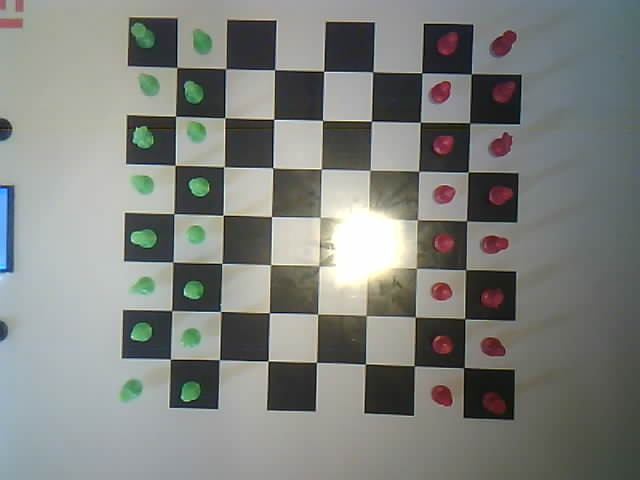
#> input picture Main Firmware/Tests CV2/Board Captures/20221009104345.jpg, 640 x 480 px; its folder holds only this picture in this run
$ python piece_detection_pattern_matching.py
#> lines starting #> are read from the running program, lines starting #| are printed output that depends on the picture
import cv2 as cv
import numpy as np
from matplotlib import pyplot as plt
import imutils
import os


#Loads the image at path and returns the cropped version in color and in gray scale
def load_board_image_cropped(path):
#> called with path = './Board Captures/20221009104345.jpg'
    if(not os.path.exists(path)):
        return (None,None)
    cropXBegin = 139
    cropXEnd = 128
    cropYTop = 37
    cropYBottom = 79
    img = cv.imread(path)
#> img is the input picture: shape (480, 640, 3); mean B, G, R 125.5, 129.7, 126.9
    img = imutils.rotate_bound(img, -2)
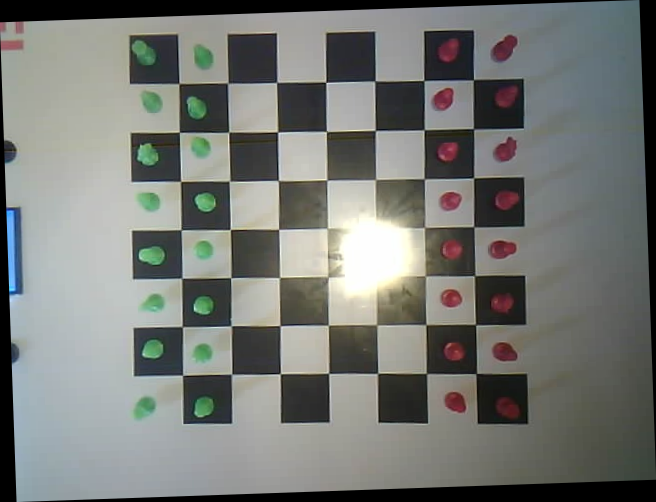
#> img: shape (502, 656, 3); mean B, G, R 117.1, 121, 118.4
    img = img[cropYTop:img.shape[0] - cropYBottom, cropXBegin:img.shape[1] - cropXEnd, :]
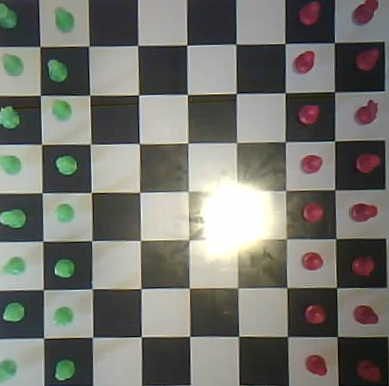
#> img: shape (386, 389, 3); mean B, G, R 110.2, 116.7, 116.4
    img = cv.rotate(img, cv.ROTATE_90_COUNTERCLOCKWISE)
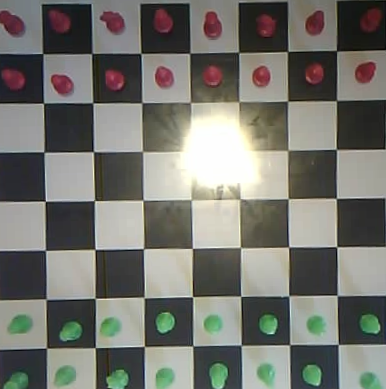
#> img: shape (389, 386, 3); mean B, G, R 110.2, 116.7, 116.4
    img_gray = cv.cvtColor(img, cv.COLOR_BGR2GRAY)
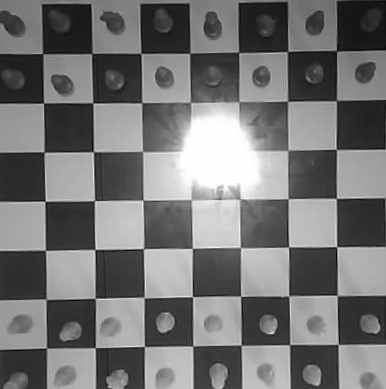
#> img_gray: shape (389, 386); min 2, max 255, mean 115.9
    return img, img_gray
def load_templates(dir_path):
    r_templates = []
    g_templates = []
#> (the run stopped early here; a loop or call above may not have finished)
